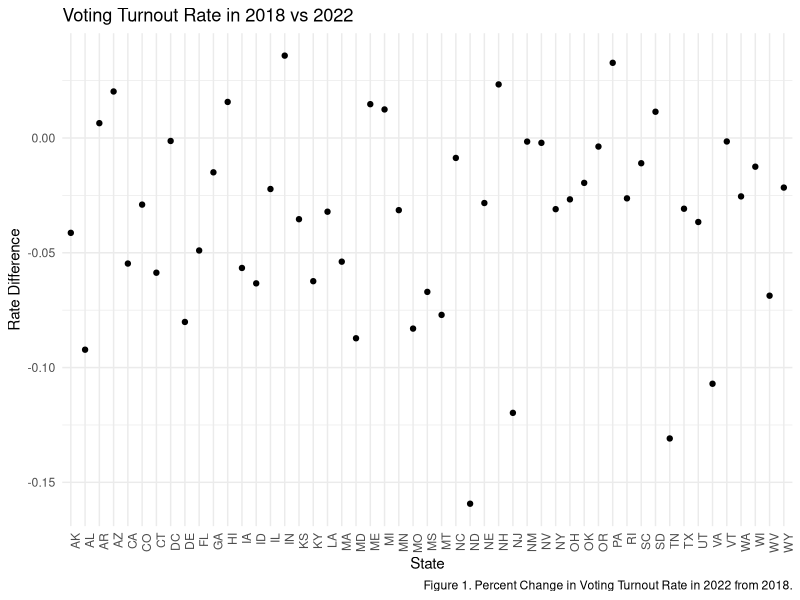
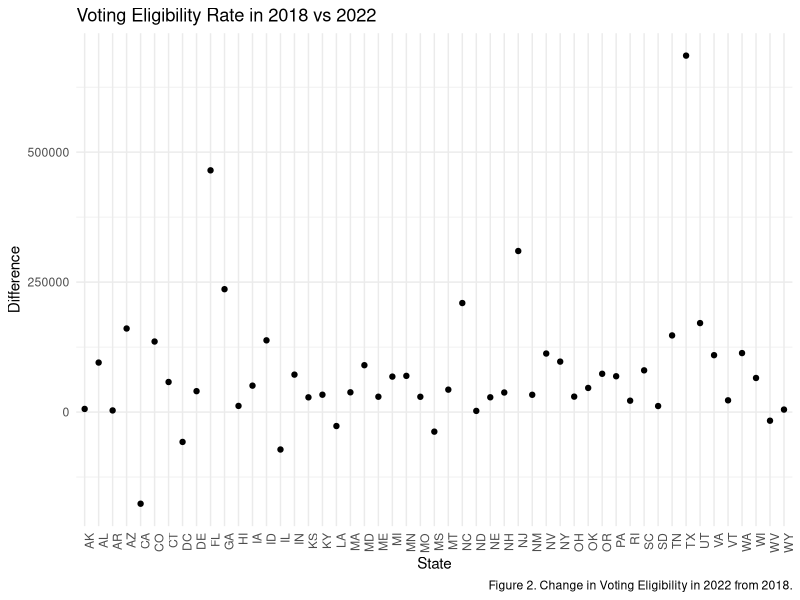

Here is the R script that generated these plots, in order:
## ---- chunk 1
knitr::opts_chunk$set(
	echo = TRUE,
	message = FALSE,
	warning = FALSE,
	fig.height = 6,
	out.width = "90%",
	dpi = 200
)
setwd("~/COLUMBIA/Fall 2022/DATA SCIENCE/p8105_finalproject/Data")
## ---- chunk 2
library(tidyverse)
library(ggplot2)
library(knitr)
library(lubridate)
library(ggpubr)
## ---- chunk 3
theme_set(theme_minimal() + theme(legend.position = "bottom"))
options(
  ggplot2.continuous.colour = "viridis",
  ggplot2.continuous.fill = "viridis"
)
scale_colour_discrete = scale_colour_viridis_d
scale_fill_discrete = scale_fill_viridis_d
## ---- chunk 4
abortion_bans = 
  read_csv("abortion_bans_final.csv")
abortion_laws = 
  read_csv("state_abortion_laws2022.csv")
voting =
  read_csv("Voting Turnout - Final.csv")
## ---- chunk 5
voting %>%
  drop_na() %>%
  ggplot(aes(x = state_abv, y = turnout_Rate_difference )) +
  geom_point() +
  theme(axis.text.x = element_text(angle = 90, hjust = 1)) +
  labs(
    title = "Voting Turnout Rate in 2018 vs 2022",
    x = "State",
    y = "Rate Difference",
    caption = "Figure 1. Percent Change in Voting Turnout Rate in 2022 from 2018.")

## ---- chunk 6
voting %>%
  drop_na() %>%
  ggplot(aes(x = state_abv, y = voting_eligible_difference )) +
  geom_point() +
  theme(axis.text.x = element_text(angle = 90, hjust = 1)) +
  labs(
    title = "Voting Eligibility Rate in 2018 vs 2022",
    x = "State",
    y = "Difference",
    caption = "Figure 2. Change in Voting Eligibility in 2022 from 2018.")
    scale_y_continuous(breaks = c(-250000, 0, 250000, 500000, 750000))
    
